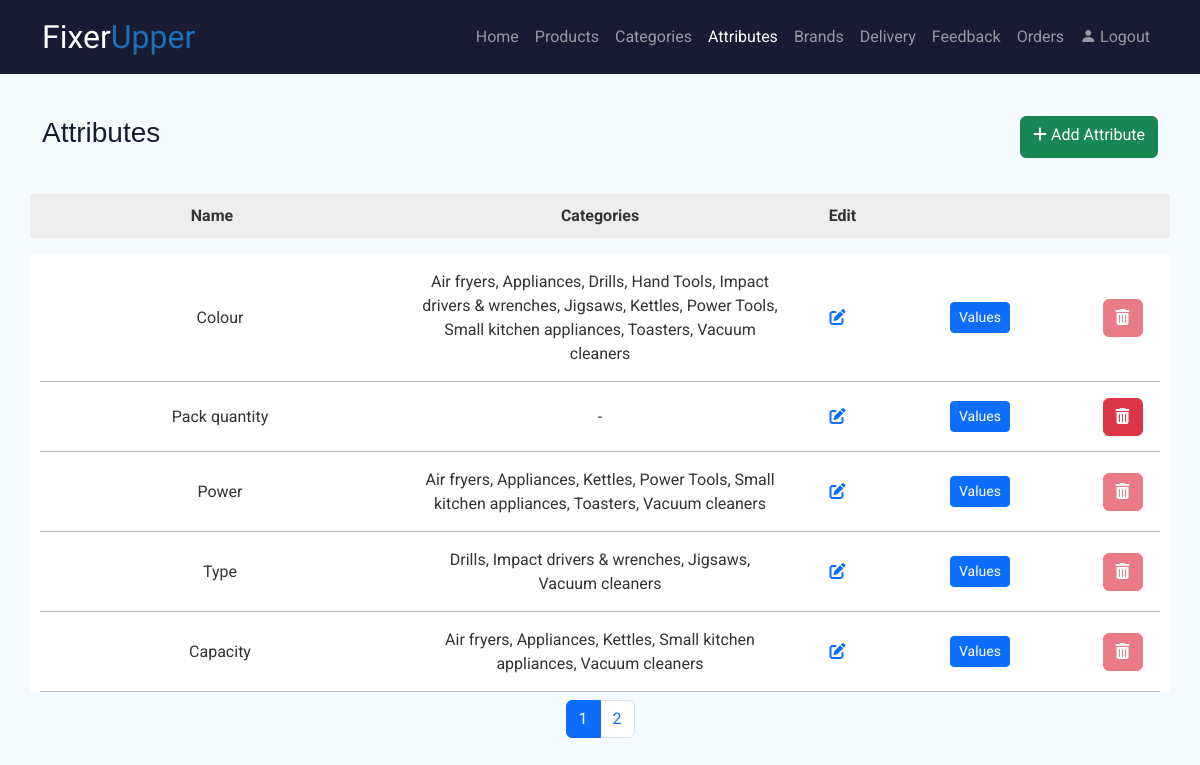
Screenshot of /admin/attributes.php (signed in) with the database file from the repository.
### tables this page shows
CREATE TABLE `attributes` (
  `id` int(11) NOT NULL,
  `name` varchar(255) NOT NULL
);

### admin/attributes.php (the view, shortened to what this page needs)
<?php
    require_once __DIR__ .'/includes/init.php';
    include('./includes/header.php');
    $resultTotal = $conn->query("SELECT COUNT(*) as total FROM attributes");
    $total = $resultTotal->fetch_assoc()['total'];
    $pagination = paginate($total, 5);
    $perPage = $pagination['perPage'];
    $offset = $pagination['offset'];
    $sql = "
        SELECT
            a.id,
            a.name,
            GROUP_CONCAT(DISTINCT c.category SEPARATOR ', ') AS categories,
            COUNT(DISTINCT ap.attributeID) AS used_count
        FROM attributes a
        LEFT JOIN attributes_category ca ON a.id = ca.attributeID
        LEFT JOIN categories c ON ca.categoryID = c.id
        LEFT JOIN attributes_product ap ON a.id = ap.attributeID
        GROUP BY a.id
        LIMIT $offset, $perPage
    ";
    $result = $conn->query($sql);
?>
<section id="titleSection" class="pt-3 pb-1">
    <div class="container">
        <div class="d-flex justify-content-between mb-3">
            <h1>Attributes</h1>
            <a href="addAttribute.php" class="btn btn-success">
                <i class="fa-solid fa-plus"></i> Add Attribute
            </a>
        </div>
    </div>
</section>
<section id="tableHeader" class="pt-3 pb-3">
    <div class="container text-center">
        <div class="row fw-bold">
            <div class="col-md-4">Name</div>
            <div class="col-md-4">Categories</div>
            <div class="col-md-1">Edit</div>
            <div class="col-md-2"></div>
            <div class="col-md-1"></div>
        </div>
    </div>
</section>
<section id="tableBody">
    <div class="container text-center">
        <?php while ($row = $result->fetch_assoc()):
            $canDelete = ($row['used_count'] == 0);
        ?>
        <div class="row pt-3 pb-3 item-row align-items-center">
            <div class="col-md-4">
                <?= htmlspecialchars($row['name']) ?>
            </div>
            <div class="col-md-4">
                <?= htmlspecialchars($row['categories'] ?? '-') ?>
            </div>
            <div class="col-md-1">
                <a href="editAttribute.php?id=<?= $row['id'] ?>"><i class='fa-solid fa-pen-to-square'></i></a>
            </div>
            <div class="col-md-2">
                <a href="attributeValues.php?attribute_id=<?= $row['id'] ?>"
                   class="btn btn-sm btn-primary">
                    Values
                </a>
            </div>
            <div class="col-md-1">
                <form method="POST">
                    <button class="btn btn-danger delete-btn <?= !$canDelete ? 'disabled' : '' ?>"
                            <?= !$canDelete ? 'title="Attribute is used in products"' : '' ?>
                             data-confirm="Delete attribute?">
                        <i class="fa-solid fa-trash-can"></i>
                    </button>
                </form>
            </div>
        </div>
        <?php endwhile; ?>
    </div>
</section>

### admin/css/style.css (style rules this page uses)
body { font-family: 'Roboto', sans-serif; margin: 0; padding: 0; background: #F5FBFF; color: #333; }
h1 { font-family: 'Montserrat', sans-serif; color: #191b32; font-size: 28px; }
#titleSection { margin-top: 100px; }
#tableHeader > .container { background-color: #eee; font-weight: bold; padding: 10px 0; }
#tableBody > .container, #formBody > .container { background-color: #ffffff; }
.item-row { position: relative; }
.item-row::after { content: ""; position: absolute; left: 10px; right: 10px; bottom: 0; border-bottom: 1px solid #B7B7B7; }

### rows the page displays
attributes: name "Colour", categories "Air fryers, Appliances, Drills, Hand Tools, Impact drivers & wrenches, Jigsaws, Kettles, Power Tools, Small kitchen appliances, Toasters, Vacuum cleaners"
attributes: name "Pack quantity", categories "-"
attributes: name "Power", categories "Air fryers, Appliances, Kettles, Power Tools, Small kitchen appliances, Toasters, Vacuum cleaners"
attributes: name "Type", categories "Drills, Impact drivers & wrenches, Jigsaws, Vacuum cleaners"
attributes: name "Capacity", categories "Air fryers, Appliances, Kettles, Small kitchen appliances, Vacuum cleaners"
